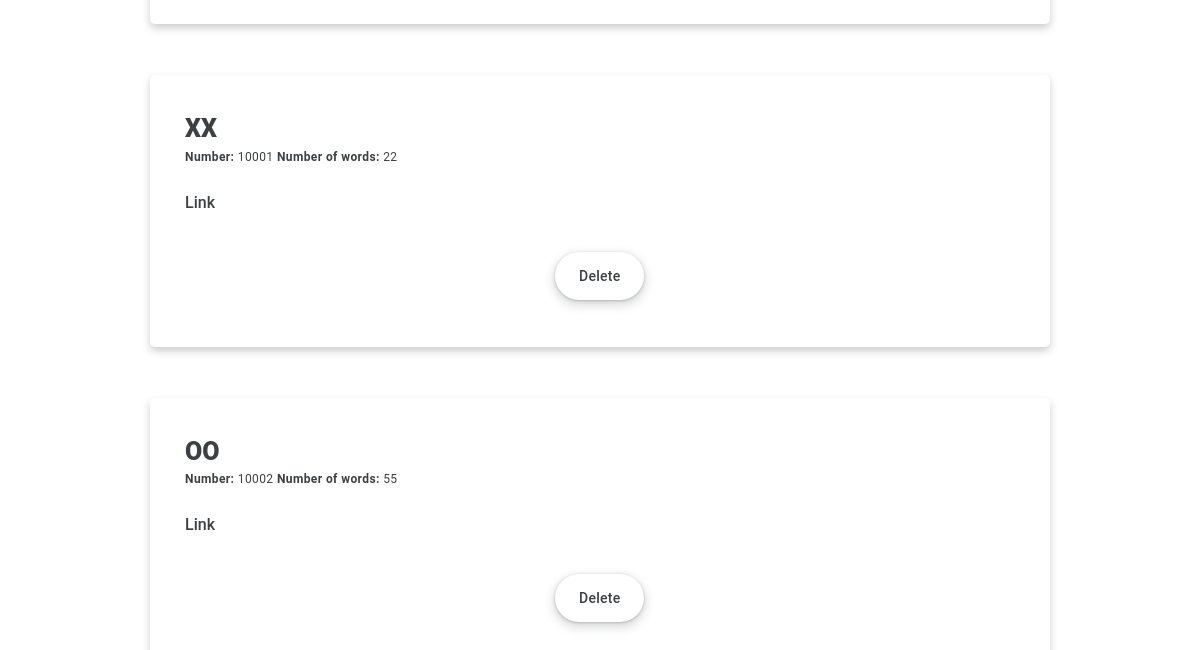
The app's page /library.html (signed in, lower part), older data.
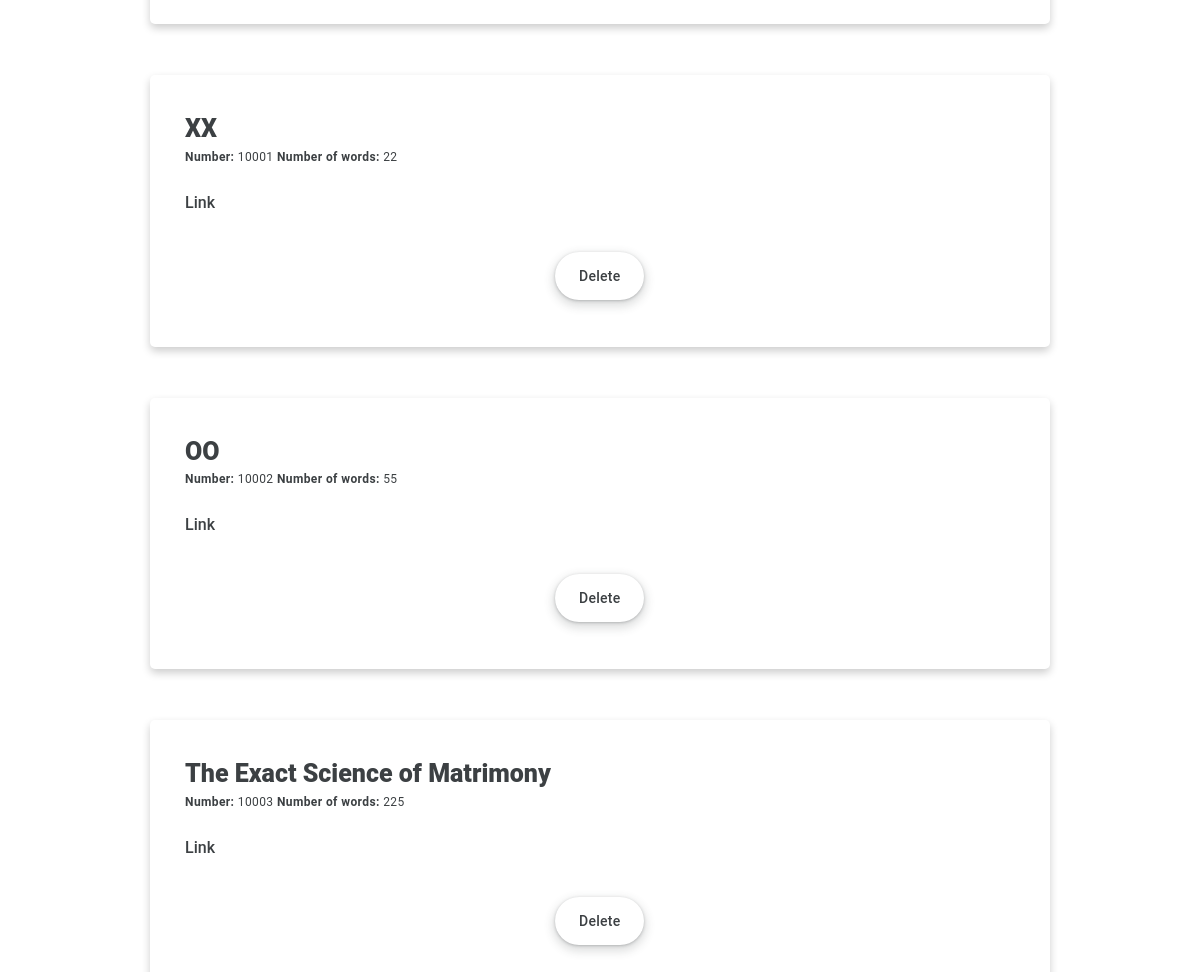
The same page, newer data.
### nieszkolni_app/models.py (models this page shows)
class Library(models.Model):
    position_number = models.IntegerField(primary_key=True)
    title = models.TextField(default="")
    wordcount = models.IntegerField()
    link = models.TextField(default="")

### nieszkolni_app/views.py (the view, shortened to what this page needs)
# urls.py: path('library.html', views.library, name="library"),
@staff_member_required
def library(request):
    if request.user.is_authenticated:
        first_name = request.user.first_name
        last_name = request.user.last_name
        current_user = first_name + " " + last_name
        positions = BackOfficeManager().display_library()
        return render(request, "library.html", {
            "positions": positions
            })

### nieszkolni_folder/audit_manager.py (called while the page is built)
    def check_if_clocked_in(self, clocking_user):
        with connection.cursor() as cursor:
            cursor.execute(f'''
                SELECT clock_out
                FROM nieszkolni_app_audit
                WHERE clocking_user = '{clocking_user}'
                AND entry_type = 'automatic'
                AND status = 'started'
                ORDER BY stamp DESC
                LIMIT 1
                ''')
            response = cursor.fetchone()
            if response is not None:
                if response[0] == 0:
                    status = True
                else:
                    status = False
            else:
                status = False
            return status

### nieszkolni_folder/back_office_manager.py (called while the page is built)
    def display_library(self):
        with connection.cursor() as cursor:
            cursor.execute(f'''
                SELECT
                position_number,
                title,
                wordcount,
                link
                FROM nieszkolni_app_library
                ''')
            positions = cursor.fetchall()
            return positions

### nieszkolni_app/templates/library.html (shortened to what this page needs)
{% extends 'base.html' %}
{% block 'content' %}
{% for position in positions %}
	<form action="{% url 'library' %}" method="POST">
		<div class="flex-parent jc-center">
			<div class="assignment_card">
			    <div class="task_card_container">
			      <div class="task_card_title">{{ position.1 }}</div>
			      <div class="task_card_details"><b>Number:</b> {{ position.0 }} <b>Number of words:</b> {{ position.2 }}</div>
			      <div class="task_card_content"><a href="{{ position.3 }}" target="_blank">Link</a></div>
				<div class="flex-parent jc-center">
		  			<button type="submit" class="button_main" name="library_action" value="delete">Delete</button>
		  		</div>
		    </div>
		  </div>
		</div>
	</form>
{% endfor %}
{% endblock %}

Row changes from the older to the newer data that the page shows:
added Library: title "The Exact Science of Matrimony", position_number "10003", wordcount "225"
